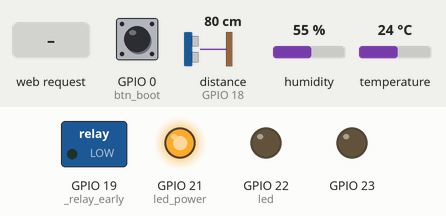
This program was run on a simulated ESP32 board running MicroPython. Shown: switched loads named in the program (green lamp = pin HIGH), output pins drawn as LEDs (lit = HIGH). The inputs (shaded band) are chosen by the test bench; at power-on: GPIO 0 (btn_boot) HIGH, distance to the obstacle (sensor on GPIO 18) 80 cm, humidity 55 %, temperature 24 °C. The echo pulse lasts 58.3 µs per cm; WiFi joins after 1.5 s; a reset restarts the program; no MQTT or app messages arrive unless stated; the board's own WiFi access point starts at once; a WiFi scan finds one network, HomeNet; files that are not in the repository are absent; the clock reads 2024-03-15 10:24:30 at power-on unless the program sets it; library files of the repository ran but are not shown: boot.py; pins used as bus, display or sensor lines are not drawn; what the program prints to the serial console is not drawn.

Above: at 0.1 s.
At 3.5 s:
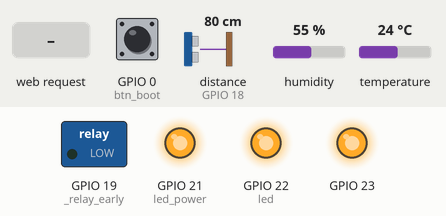
3.6 s: GPIO 0 (btn_boot) pulled LOW for 3.2 s
At 8.7 s:
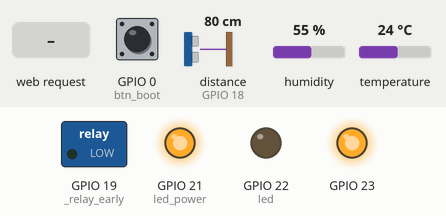
9.1 s: HTTP request GET / received
Timing chart, 0 to 12.1 s (numbered marks = the images above; inputs shaded):
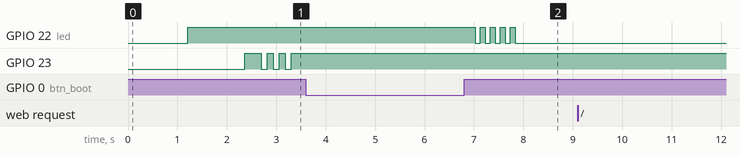

The program:

main.py
```python
# --- main.py ---
from machine import Pin, reset
import time
import gc

# ══════════════════════════════════════════════════════════════════
# SET PIN RELAY PALING PERTAMA sebelum import apapun
# Selama proses import, GPIO bisa floating → relay aktif terpicu
# Dengan set value=0 di sini, relay langsung OFF sejak awal
_relay_early = Pin(19, Pin.OUT, value=0)
# ══════════════════════════════════════════════════════════════════

import config
import sensor
import wifimanager
import mqtt_client   # ← menggantikan jaringan.py

# ── Inisialisasi pin indikator ────────────────────────────────────
led_power = Pin(config.LED_POWER, Pin.OUT)
relay_pompa = Pin(config.RELAY_POMPA, Pin.OUT, value=0)  # aktif-HIGH
btn_boot  = Pin(0, Pin.IN, Pin.PULL_UP)

led_power.on()

# ── State global ──────────────────────────────────────────────────
MODE_OTOMATIS  = True
pompa_aktif    = False
last_kirim     = 0
wifi_fail_count = 0
WIFI_FAIL_MAX   = 3

# ── Logika kontrol pompa ──────────────────────────────────────────
def proses_perintah(perintah):
    """Terapkan perintah yang datang dari n8n via MQTT."""
    global MODE_OTOMATIS, pompa_aktif
    print(f"\n>> PERINTAH MASUK: {perintah}")
    if perintah == "MODE_AUTO":
        MODE_OTOMATIS = True
        print("   → Mode: OTOMATIS")
    elif perintah == "MODE_MANUAL":
        MODE_OTOMATIS = False
        print("   → Mode: MANUAL")
    elif perintah == "POMPA_ON":
        MODE_OTOMATIS = False
        pompa_aktif   = True
        print("   → Pompa: ON (manual)")
    elif perintah == "POMPA_OFF":
        MODE_OTOMATIS = False
        pompa_aktif   = False
        print("   → Pompa: OFF (manual)")

def logika_pompa_auto(tinggi):
    """Histeresis: nyala saat kosong, mati saat penuh."""
    global pompa_aktif
    if tinggi >= config.JARAK_KOSONG:
        pompa_aktif = True   # tandon kosong → pompa ON
    elif tinggi <= config.JARAK_PENUH:
        pompa_aktif = False  # tandon penuh  → pompa OFF
    # Di antara keduanya: pompa tetap di state sebelumnya (histeresis)

# ── Cek tombol BOOT ───────────────────────────────────────────────
def cek_tombol_boot():
    """Tahan 3 detik → hapus config WiFi → reboot ke portal."""
    if btn_boot.value() == 0:
        hold = 0
        while btn_boot.value() == 0:
            time.sleep(0.1)
            hold += 0.1
            if hold >= 3.0:
                print("\n[!] TOMBOL BOOT → Hapus config WiFi & Reboot...")
                wifimanager.clear_config()
                reset()

# ── Main ──────────────────────────────────────────────────────────
def main():
    global last_kirim, wifi_fail_count

    print("\n" + "=" * 50)
    print("Smart Hydroponic - MQTT Edition")
    print("=" * 50)

    # 1. Koneksi WiFi via WiFiManager
    print("[Boot] Memulai WiFi Manager...")
    if not wifimanager.ensure_connected():
        print("[Boot] WiFi gagal → reboot dalam 5 detik...")
        time.sleep(5)
        reset()

    # 2. Koneksi ke MQTT Broker
    print("[Boot] Menghubungkan ke MQTT Broker...")
    if not mqtt_client.connect():
        print("[Boot] MQTT gagal → reboot dalam 5 detik...")
        time.sleep(5)
        reset()

    loop_count = 0

    while True:
        gc.collect()
        loop_count += 1
        print(f"\n[Loop {loop_count}]", end=" ")

        # ── Cek & jaga koneksi WiFi ──────────────────────────────
        if not wifimanager.is_connected():
            print("WiFi terputus, reconnecting...")
            if not wifimanager.connect():
                wifi_fail_count += 1
                print(f"[!] Gagal koneksi WiFi ({wifi_fail_count}/{WIFI_FAIL_MAX})")
                if wifi_fail_count >= WIFI_FAIL_MAX:
                    print("[!] Terlalu banyak kegagalan → hapus config & reboot")
                    wifimanager.clear_config()
                    time.sleep(3)
                    reset()
                time.sleep(5)
                continue
            wifi_fail_count = 0

        # ── Pastikan MQTT tetap terhubung ────────────────────────
        mqtt_client.pastikan_terhubung()

        # ── Baca sensor ──────────────────────────────────────────
        suhu, hum, tinggi = sensor.baca_sensor()
        status_air = sensor.tentukan_status(tinggi)

        # ── Cek perintah dari n8n via MQTT ──────────────────────
        perintah = mqtt_client.cek_perintah()
        if perintah:
            proses_perintah(perintah)

        # ── Logika pompa ─────────────────────────────────────────
        if MODE_OTOMATIS:
            logika_pompa_auto(tinggi)
            mode_text = "AUTO"
        else:
            mode_text = "MANUAL"

        # Aktif-HIGH: 1 = relay ON (pompa nyala), 0 = relay OFF
        relay_pompa.value(1 if pompa_aktif else 0)

        print(
            f"Suhu:{suhu}°C | Hum:{hum}% | Air:{tinggi}cm "
            f"[{status_air}] | Mode:{mode_text} | Pompa:{'ON' if pompa_aktif else 'OFF'}"
        )

        # ── Kirim data ke n8n via MQTT (tiap INTERVAL_KIRIM detik) ──
        now = time.time()
        if now - last_kirim >= config.INTERVAL_KIRIM:
            mqtt_client.kirim_sensor(suhu, hum, tinggi, status_air, pompa_aktif, MODE_OTOMATIS)
            last_kirim = now

        # ── Tunggu ~3 detik sambil pantau tombol BOOT ───────────
        for _ in range(30):
            cek_tombol_boot()
            time.sleep(0.1)


if __name__ == "__main__":
    try:
        main()
    except KeyboardInterrupt:
        print("\n\nDihentikan pengguna")
        relay_pompa.value(0)
        led_power.off()
    except Exception as e:
        print(f"\n\nFATAL ERROR: {e}")
        relay_pompa.value(0)
        led_power.off()
```

config.py
```python
# --- config.py ---

# PIN DEFINITION
DHT_PIN    = 4
TRIG_PIN   = 5
ECHO_PIN   = 18
LED_POWER  = 21
LED_WIFI   = 22
LED_MQTT   = 23
RELAY_POMPA = 19

# KONFIGURASI JARINGAN
WIFI_SSID     = "pova6"
WIFI_PASSWORD = "gungun82"

# KONFIGURASI MQTT BROKER (Node-RED)
MQTT_BROKER   = "10.20.11.122"   # ← ganti dengan IP komputer/server Node-RED kamu
MQTT_PORT     = 1883
MQTT_USER     = ""                # kosongkan jika broker tidak pakai auth
MQTT_PASSWORD = ""                # kosongkan jika broker tidak pakai auth
MQTT_CLIENT_ID = "esp32-hydro-01"

# TOPIC MQTT
TOPIC_SENSOR  = "hydroponic/sensor"    # ESP32 → publish data sensor ke sini
TOPIC_COMMAND = "hydroponic/command"   # ESP32 ← subscribe perintah dari sini

# THRESHOLD & BOUNDARIES
JARAK_PENUH  = 5    # Jarak sensor ke air <= 5 cm  → tandon PENUH  (pompa OFF)
JARAK_KOSONG = 20   # Jarak sensor ke air >= 20 cm → tandon KOSONG (pompa ON)
SUHU_MIN     = -10
SUHU_MAX     = 50
KELEMBABAN_MIN = 0
KELEMBABAN_MAX = 100
TINGGI_MIN   = 0
TINGGI_MAX   = 50

# INTERVAL KIRIM DATA (detik)
INTERVAL_KIRIM = 15
```

sensor.py
```python
# --- sensor.py ---
from machine import Pin
import dht
import time
import config

# Inisialisasi Hardware Sensor
dht_sensor = dht.DHT11(Pin(config.DHT_PIN))
trigger = Pin(config.TRIG_PIN, Pin.OUT)
echo = Pin(config.ECHO_PIN, Pin.IN)

def time_pulse_us(pin, level, timeout_us=30000):
    start = time.ticks_us()
    while pin.value() != level:
        if time.ticks_diff(time.ticks_us(), start) > timeout_us: return -1
    start = time.ticks_us()
    while pin.value() == level:
        if time.ticks_diff(time.ticks_us(), start) > timeout_us: return -1
    return time.ticks_diff(time.ticks_us(), start)

def ukur_jarak():
    try:
        trigger.off()
        time.sleep_us(2)
        trigger.on()
        time.sleep_us(10)
        trigger.off()
        durasi = time_pulse_us(echo, 1, 30000)
        if durasi < 0: return None
        return durasi / 58.0
    except:
        return None

def ukur_jarak_filtered(samples=3):
    values = []
    for _ in range(samples):
        val = ukur_jarak()
        if val is not None and config.TINGGI_MIN <= val <= config.TINGGI_MAX:
            values.append(val)
        time.sleep_ms(100)

    if not values: return None
    values.sort()
    return values[len(values)//2]

def baca_sensor():
    suhu, hum = 0.0, 0.0
    try:
        dht_sensor.measure()
        suhu = max(config.SUHU_MIN, min(config.SUHU_MAX, dht_sensor.temperature()))
        hum = max(config.KELEMBABAN_MIN, min(config.KELEMBABAN_MAX, dht_sensor.humidity()))
    except:
        pass

    tinggi = ukur_jarak_filtered(samples=3)
    tinggi = max(config.TINGGI_MIN, min(config.TINGGI_MAX, tinggi)) if tinggi is not None else 0.0
    return round(suhu, 2), round(hum, 1), round(tinggi, 1)

# Cari fungsi ini dan ubah isinya menjadi:
def tentukan_status(tinggi):
    if tinggi <= config.JARAK_PENUH:
        return "NORMAL"
    elif tinggi >= config.JARAK_KOSONG:
        return "DARURAT"
    else:
        return "SIAGA"
```

wifimanager.py
```python
import network
import socket
import json
import machine
import time
import os

try:
    with open("wifi.json") as f:
        wifi = json.load(f)
    ssid = wifi["ssid"]
    password = wifi.get("password", "")
except:
    ssid = password = ""

# --- Konfigurasi ---
AP_SSID = "Setup-WiFi"
AP_PASSWORD = ""  # Kosong = open network

# Pin LED (opsional)
try:
    from config import LED_WIFI
    led = machine.Pin(LED_WIFI, machine.Pin.OUT)
except:
    led = None

def blink_led(n=3, delay=0.2):
    if not led: return
    for _ in range(n):
        led.value(1)
        time.sleep(delay)
        led.value(0)
        time.sleep(delay)

def clear_config():
    """Hapus wifi.json untuk reset ke mode setup"""
    try:
        import os
        os.remove("wifi.json")
        print("[WiFi Manager] Config dihapus!")
    except OSError:
        pass

# --- Scan WiFi ---
def scan_networks():
    sta = network.WLAN(network.STA_IF)
    sta.active(True)
    time.sleep(0.2)
    nets = []
    try:
        for ssid, _, _, _, _, _ in sta.scan():
            ssid_str = ssid.decode().strip()
            if ssid_str:
                nets.append(ssid_str)
    except:
        pass
    sta.active(False)
    return sorted(set(nets))

# --- Buat HTML sederhana ---
def build_page(ssids, error=""):
    opts = "".join(f'<option value="{s}">{s}</option>' for s in ssids)
    err_html = f'<p style="color:red;">{error}</p>' if error else ""
    return f"""<!DOCTYPE html>
<html>
<head><title>WiFi Setup</title></head>
<body>
<h2>Atur WiFi</h2>
<form method="POST">
SSID:<br>
<select name="ssid">{opts}</select><br><br>
Password:<br>
<input type="password" name="pass"><br><br>
<input type="submit" value="Simpan & Restart">
</form>
{err_html}
</body>
</html>"""

# --- Jalankan AP + Web Server Sederhana ---
def run_setup_portal():
    print("➡️  Menjalankan mode setup...")

    # Aktifkan AP
    ap = network.WLAN(network.AP_IF)
    ap.active(True)
    ap.config(essid=AP_SSID, password=AP_PASSWORD)
    ip = ap.ifconfig()[0]
    print(f"🌐 Buka http://{ip} di browser")
    blink_led(5, 0.1)

    # Server HTTP mini
    s = socket.socket()
    s.setsockopt(socket.SOL_SOCKET, socket.SO_REUSEADDR, 1)
    s.bind(('0.0.0.0', 80))
    s.listen(1)
    s.settimeout(30)  # Timeout 30 detik agar tidak hang selamanya

    ssids = scan_networks()

    while True:
        try:
            conn, addr = s.accept()
            print("📥 Request dari:", addr)
        except:
            print("⏰ Timeout! Portal ditutup.")
            ap.active(False)
            machine.reset()
            return

        try:
            request = conn.recv(1024).decode()

            if "POST /" in request:
                # Ambil data form (asumsi format sederhana)
                body = request.split("\r\n\r\n")[-1]
                lines = body.replace('+', ' ').split('&')
                data = {}
                for line in lines:
                    if '=' in line:
                        k, v = line.split('=', 1)
                        # Decode URL manual (minimal)
                        v = v.replace('%20', ' ').replace('%3D', '=')
                        data[k] = v

                ssid = data.get('ssid', '').strip()
                pwd = data.get('pass', '')

                if ssid:
                    with open('wifi.json', 'w') as f:
                        json.dump({'ssid': ssid, 'password': pwd}, f)
                    response = """HTTP/1.1 200 OK\nContent-Type: text/html\n\n
                    <h2>Berhasil!</h2><p>Menyimpan dan reboot...</p>
                    <script>setTimeout(() => location.href='/', 2000)</script>"""
                    conn.send(response.encode())
                    conn.close()
                    s.close()
                    ap.active(False)
                    time.sleep(1)
                    machine.reset()
                else:
                    html = build_page(ssids, "SSID wajib diisi!")
            else:
                html = build_page(ssids)

            conn.send(b"HTTP/1.1 200 OK\r\nContent-Type: text/html\r\n\r\n" + html.encode())
        except Exception as e:
            print("❌ Error:", e)
        finally:
            conn.close()

# --- Fungsi Utama ---
def _reset_wifi_driver():
    """
    Reset WiFi driver ESP32 sepenuhnya.
    Diperlukan untuk mengatasi 'Wifi Internal State Error' yang terjadi
    ketika driver crash akibat boot terlalu cepat atau brownout.
    """
    try:
        sta = network.WLAN(network.STA_IF)
        if sta.isconnected():
            sta.disconnect()
            time.sleep_ms(200)
        sta.active(False)
        time.sleep_ms(500)  # Tunggu driver benar-benar berhenti
        sta.active(True)
        time.sleep_ms(300)  # Tunggu driver siap menerima perintah
    except Exception as e:
        print(f"[WiFi Driver Reset] {e}")
        time.sleep_ms(500)

def ensure_connected():
    # Cek apakah sudah ada konfigurasi
    try:
        with open('wifi.json', 'r') as f:
            conf = json.load(f)
            ssid = conf['ssid']
            pwd = conf.get('password', '')
    except:
        print("📁 wifi.json tidak ditemukan → buka portal setup")
        run_setup_portal()
        return False

    # Coba koneksi dengan max 2 percobaan
    # Percobaan ke-2 didahului reset driver untuk tangani Internal State Error
    for attempt in range(2):
        if attempt > 0:
            print(f"[WiFi] Percobaan ke-{attempt + 1}, reset driver dulu...")
            _reset_wifi_driver()

        try:
            print(f"📡 Menghubungkan ke: {ssid}")
            sta = network.WLAN(network.STA_IF)
            sta.active(True)
            time.sleep_ms(200)  # Beri waktu driver siap sebelum connect
            sta.connect(ssid, pwd)

            for i in range(15):
                if sta.isconnected():
                    print("✅ WiFi terhubung! IP:", sta.ifconfig()[0])
                    if led: led.on()
                    return True
                time.sleep(1)
                if led: led.value(not led.value())  # Blink saat loading

        except Exception as e:
            print(f"[WiFi] Exception attempt {attempt + 1}: {e}")
            # Langsung lanjut ke percobaan berikutnya dengan driver reset

    print("❌ Gagal terhubung ke WiFi")
    if led: led.off()
    return False

def is_connected():
    """Periksa status koneksi WiFi"""
    try:
        sta = network.WLAN(network.STA_IF)
        return sta.isconnected()
    except:
        return False

def connect():
    """Coba koneksi ulang dengan driver reset terlebih dahulu"""
    _reset_wifi_driver()
    return ensure_connected()
```

Source omitted: mqtt_client.py (5139 bytes)

Measured:
- after the input at 3.6 s, GPIO 22 (led): alternates HIGH for 0.10 s and LOW for 0.10 s, 9 changes in all, then stays LOW, starting after 3.4 s
- after the input at 9.1 s, every drawn part: stays the same
- by itself, GPIO 23: alternates HIGH for 0.12 s and LOW for 0.12 s
